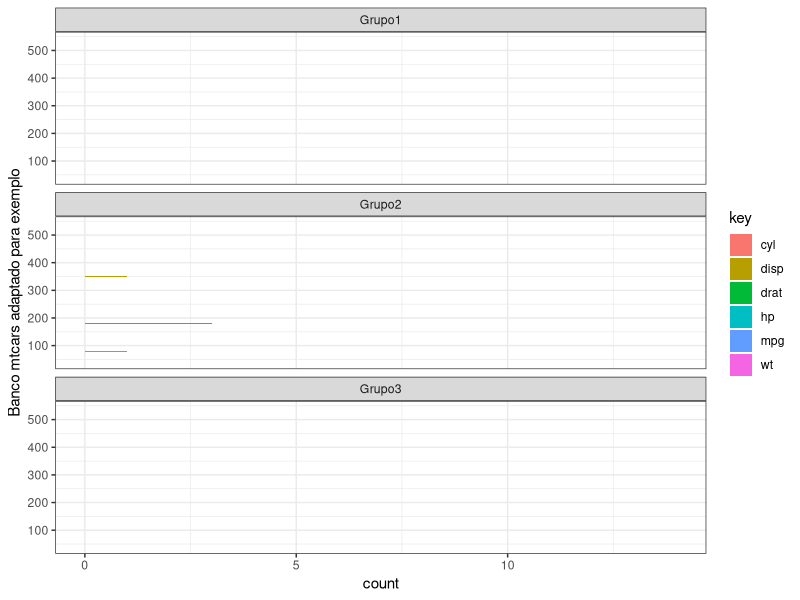

Write the R code that produced this figure.
## ---- chunk 1
knitr::opts_chunk$set(echo = TRUE, message = F, error = F, warning = F)
library(dplyr)
library(knitr)
library(kableExtra)
## ---- chunk 2
dt <- mtcars[1:5, 1:6]
#Tabela gerada:
kable(dt,
      "html",
      caption= "Título",
      align = c("l","r","l","r","l","r","l"))%>%
  kable_styling(full_width = F) %>%
  add_header_above(c(" " = 1, "Group 1" = 2, "Group 2" = 2, "Group 3" = 2))%>%
  group_rows("Grupo A",1,3)%>%
  group_rows("Grupo B",4,5)

suppressMessages(library(tidyr))
suppressMessages(library(ggplot2))
n=nrow(mtcars)

rbind(
cbind(gather(mtcars[,1:2]*10),Grupo=rep("Grupo1",n)),
cbind(gather(mtcars[,3:4]),Grupo=rep("Grupo2",n)),
cbind(gather(mtcars[,5:6]*100),Grupo=rep("Grupo3",n))
)%>%
  ggplot(aes( fill=key, x=value))+  geom_bar(position="dodge")+
  coord_flip()+ facet_wrap(~Grupo,ncol = 1)+ 
  xlab("Banco mtcars adaptado para exemplo")+theme(axis.text.x = element_text(size=18)) +
  theme_set(theme_gray(base_size = 13))+theme(axis.title.y = element_text(size = rel(1.2)))+theme_bw()
